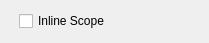
<?xml version="1.0" encoding="UTF-8"?>
<ui version="4.0">
 <class>GroupProperties</class>
 <widget class="QWidget" name="GroupProperties">
  <property name="geometry">
   <rect>
    <x>0</x>
    <y>0</y>
    <width>209</width>
    <height>43</height>
   </rect>
  </property>
  <layout class="QVBoxLayout" name="verticalLayout">
   <item>
    <layout class="QFormLayout" name="formLayout">
     <property name="labelAlignment">
      <set>Qt::AlignRight|Qt::AlignTrailing|Qt::AlignVCenter</set>
     </property>
     <property name="horizontalSpacing">
      <number>8</number>
     </property>
     <property name="verticalSpacing">
      <number>2</number>
     </property>
     <property name="leftMargin">
      <number>0</number>
     </property>
     <property name="topMargin">
      <number>0</number>
     </property>
     <property name="rightMargin">
      <number>0</number>
     </property>
     <property name="bottomMargin">
      <number>0</number>
     </property>
     <item row="0" column="1">
      <widget class="QCheckBox" name="inlineScope">
       <property name="text">
        <string>Inline Scope</string>
       </property>
      </widget>
     </item>
    </layout>
   </item>
  </layout>
 </widget>
 <resources/>
 <connections/>
</ui>
